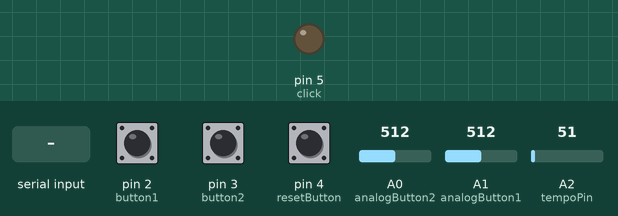
A sketch run on a simulated Arduino Uno, built with avr-gcc and run on an emulated ATmega328P. Shown: output pins drawn as LEDs (lit = HIGH). The test bench sets the inputs (shaded band); at power-on: A0 (analogButton2) = 512, pin 2 (button1) HIGH, pin 3 (button2) HIGH, pin 4 (resetButton) HIGH, A1 (analogButton1) = 512, A2 (tempoPin) = 51. Random numbers use the default seed unless the sketch sets one; what the sketch prints to the serial monitor is not drawn.

Above: at 1.2 s.
1.3 s: "X" received over Serial
4.4 s: A0 (analogButton2) set to 11
5.9 s: A0 (analogButton2) set to 8
Timing chart, 0 to 8.9 s (numbered marks = the images above; inputs shaded):
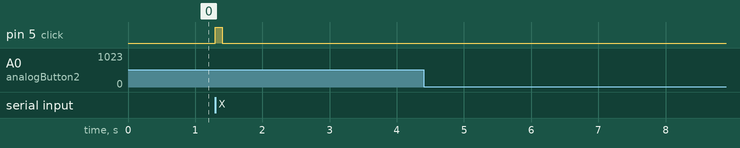

The sketch:

Master.ino
```cpp
#include <SoftwareSerial.h>
SoftwareSerial softSerial(10, 11); // RX, TX

const int amountOfButtons = 5;
unsigned long time;
unsigned long nextPressTime[amountOfButtons];
unsigned long duration = 200;

char button1Messages[] = {'A', 'B'};
char button2Messages[] = {'G', 'H'};
char analogButton1Messages[] = {'C'};
char analogButton2Messages[] = {'D'};
char analogButton3Messages[] = {'E'};
char analogButton4Messages[] = {'F'};

int click = 5;
int clickTime = 100;
int lastClick = 0;

int tempoPin = A2;
int tempo = 0;
int lastTempo = 0;

int button1 = 2;
int button2 = 3;
int analogButton1 = A1;
int analogButton2 = A0;
int resetButton = 4;

void setup() {
  pinMode(button1, INPUT_PULLUP);
  pinMode(button2, INPUT_PULLUP);
  pinMode(resetButton, INPUT_PULLUP);
  pinMode(click, OUTPUT);

  Serial.begin(9600);
  softSerial.begin(9600);

  for(int i = 0; i < amountOfButtons; i++) {
    nextPressTime[i] = 0;
  }
}

void loop() {
  time = millis();

  if (digitalRead(button1) == LOW && nextPressTime[0] < time) {
    sendCtrlMessage(button1Messages[random(sizeof(button1Messages))], 0);
  }

  if (digitalRead(button2) == LOW && nextPressTime[1] < time) {
    sendCtrlMessage(button2Messages[random(sizeof(button2Messages))], 1);
  }

  if (nextPressTime[2] < time) {
    int value = analogRead(analogButton1);
    if (value < 10) {
      sendCtrlMessage(analogButton1Messages[random(sizeof(analogButton1Messages))], 2);
    } else if (value > 1013) {
      sendCtrlMessage(analogButton2Messages[random(sizeof(analogButton2Messages))], 2);
    }
  }

   if (nextPressTime[3] < time) {
    int value2 = analogRead(analogButton2);
    if (value2 < 10) {
      sendCtrlMessage(analogButton3Messages[random(sizeof(analogButton3Messages))], 3);
    } else if (value2 > 1013) {
      sendCtrlMessage(analogButton4Messages[random(sizeof(analogButton4Messages))], 3);
    }
  }

  if (digitalRead(resetButton) == LOW && nextPressTime[4] < time) {
    Serial.print('W');
    nextPressTime[4] = time + duration;
  }

  while (Serial.available()) {
    char value = Serial.read();
    if (value == 'X') {
      digitalWrite(click, HIGH);
      lastClick = time;
    }
    softSerial.write(value);
  }

  if (time - lastClick > clickTime) {
    digitalWrite(click, LOW);
  }

  tempo = (int) map(analogRead(tempoPin), 0, 1023, 0, 9);
  if (tempo != lastTempo) {
    Serial.print(tempo);
    lastTempo = tempo;
  }
}

void sendCtrlMessage(char x, int buttonIndex) {
  Serial.print(x);
  softSerial.write(x);
  nextPressTime[buttonIndex] = time + duration;
}
```

Measured:
- after the input at 1.3 s, pin 5 (click): LOW → HIGH at once, → LOW 0.10 s later
- after the input at 4.4 s, every drawn part: stays the same
- after the input at 5.9 s, every drawn part: stays the same
